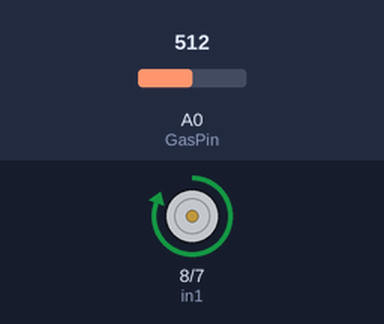
A sketch run on a simulated Arduino Uno, built with avr-gcc and run on an emulated ATmega328P. Parts: motor-driver pin pairs drawn as motors (green arrow = first pin HIGH = forward, orange = second pin HIGH = backward, longer = more drive, scaled by the enable pin). Inputs (shaded band) come from the test bench; at power-on: A0 (GasPin) = 512. What the sketch prints to the serial monitor is not drawn.

Above: at 1.4 s.
1.5 s: A0 (GasPin) set to 211
3.0 s: A0 (GasPin) set to 187
At 3.6 s:
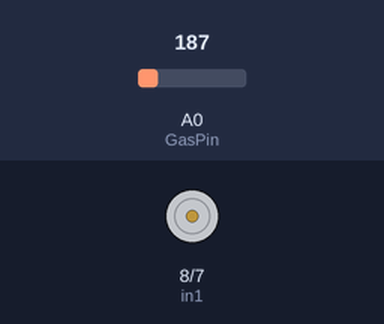
4.5 s: A0 (GasPin) set to 210
At 6.0 s:
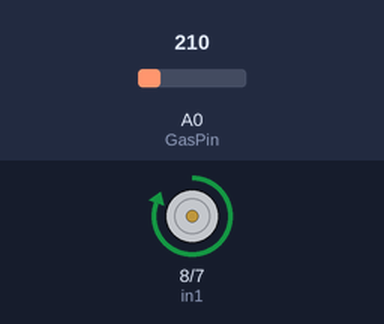
6.3 s: A0 (GasPin) set to 190
At 7.7 s:
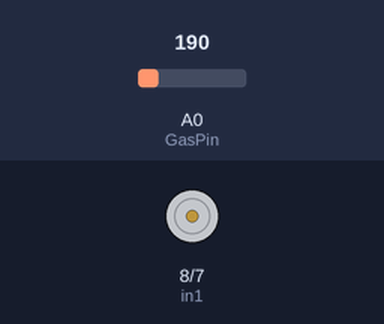
Timing chart, 0 to 9.1 s (numbered marks = the images above; inputs shaded):
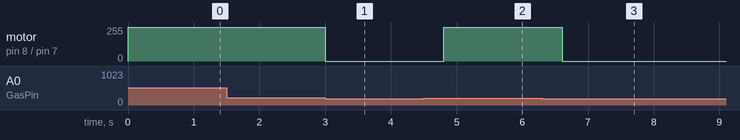

The sketch:

cb_Gas.ino
```cpp
int GasPin = 0;
int val;
const int enA = 9; // chân digital có dấu ~
const int in1 = 8;
const int in2 = 7;

void setup() {
  pinMode(enA, OUTPUT);
  pinMode(in1, OUTPUT);
  pinMode(in2, OUTPUT);
  // lúc đầu tắt motor
  digitalWrite(in1, LOW); digitalWrite(in2, LOW);
  Serial.begin(9600);
}

void loop() {
  // put your main code here, to run repeatedly:
  val =  analogRead(GasPin);
  Serial.println(val, DEC);
  if (val > 200) {
    Serial.println("Có gas --> Quay tới");
    digitalWrite(in1, HIGH); digitalWrite(in2, LOW);
    analogWrite(enA, 255);
    delay(500);
  }
  else {
    Serial.println("Không có gas --> Quay lui");
    // digitalWrite(in1, LOW);
    // digitalWrite(in2, HIGH);
    // analogWrite(enA, 255);
    // delay(500);
    // line sang thi dung
    digitalWrite(in1, LOW);
    digitalWrite(in2, LOW);
    delay(500);
  }
  Serial.println("------------------------------");
  delay(100);
} 
```

Measured:
- the behaviour switches between 201 and 200 on A0 (GasPin) (found by bisection; images 0 and 1)
- after the input at 1.5 s, every drawn part: stays the same
- after the input at 3.0 s, motor on pin 8 (in1) / pin 7 (in2): forward 255/255 → stopped at once
- after the input at 4.5 s, motor on pin 8 (in1) / pin 7 (in2): stopped → forward 255/255 after 0.31 s
- after the input at 6.3 s, motor on pin 8 (in1) / pin 7 (in2): forward 255/255 → stopped after 0.31 s
